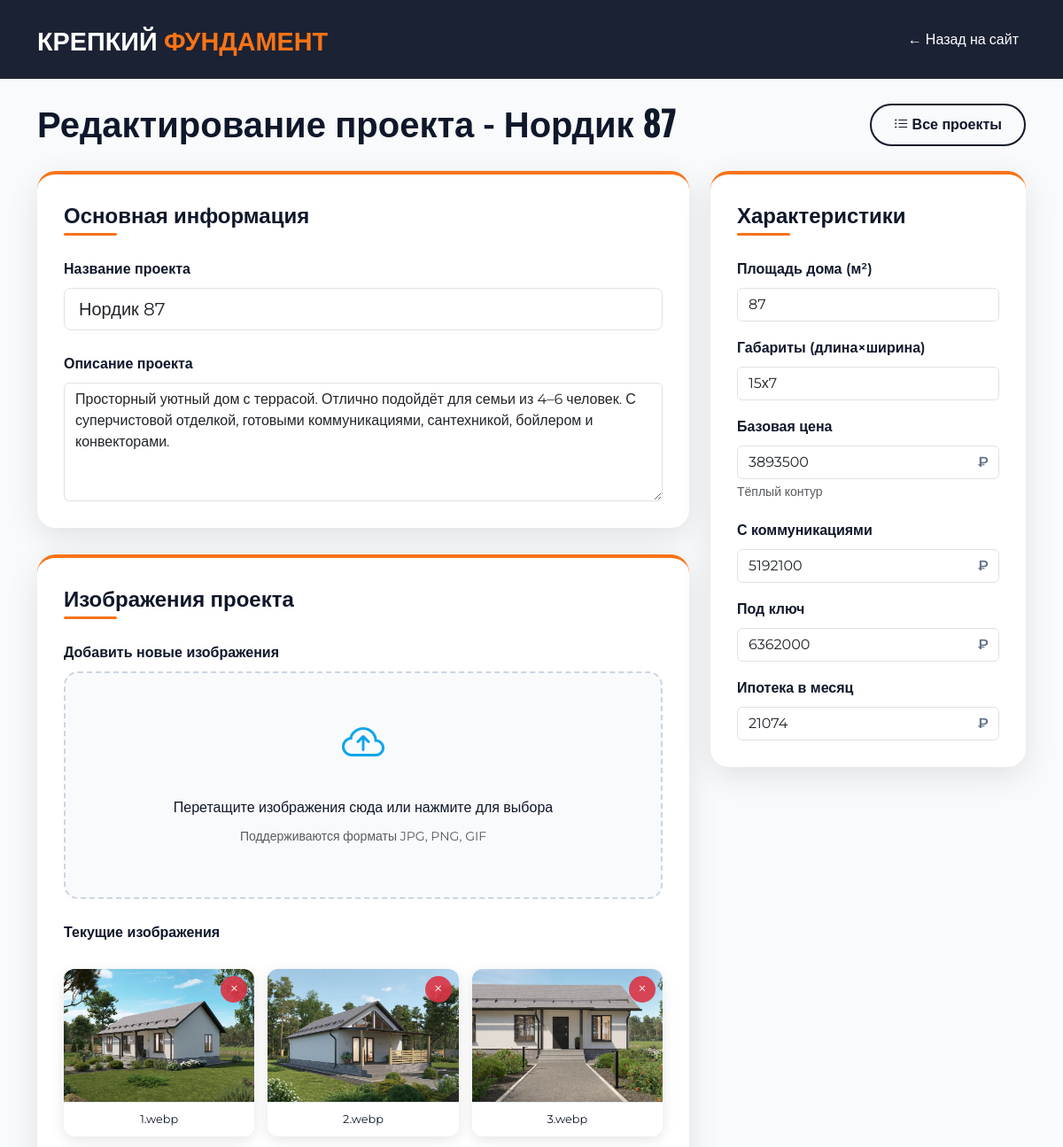
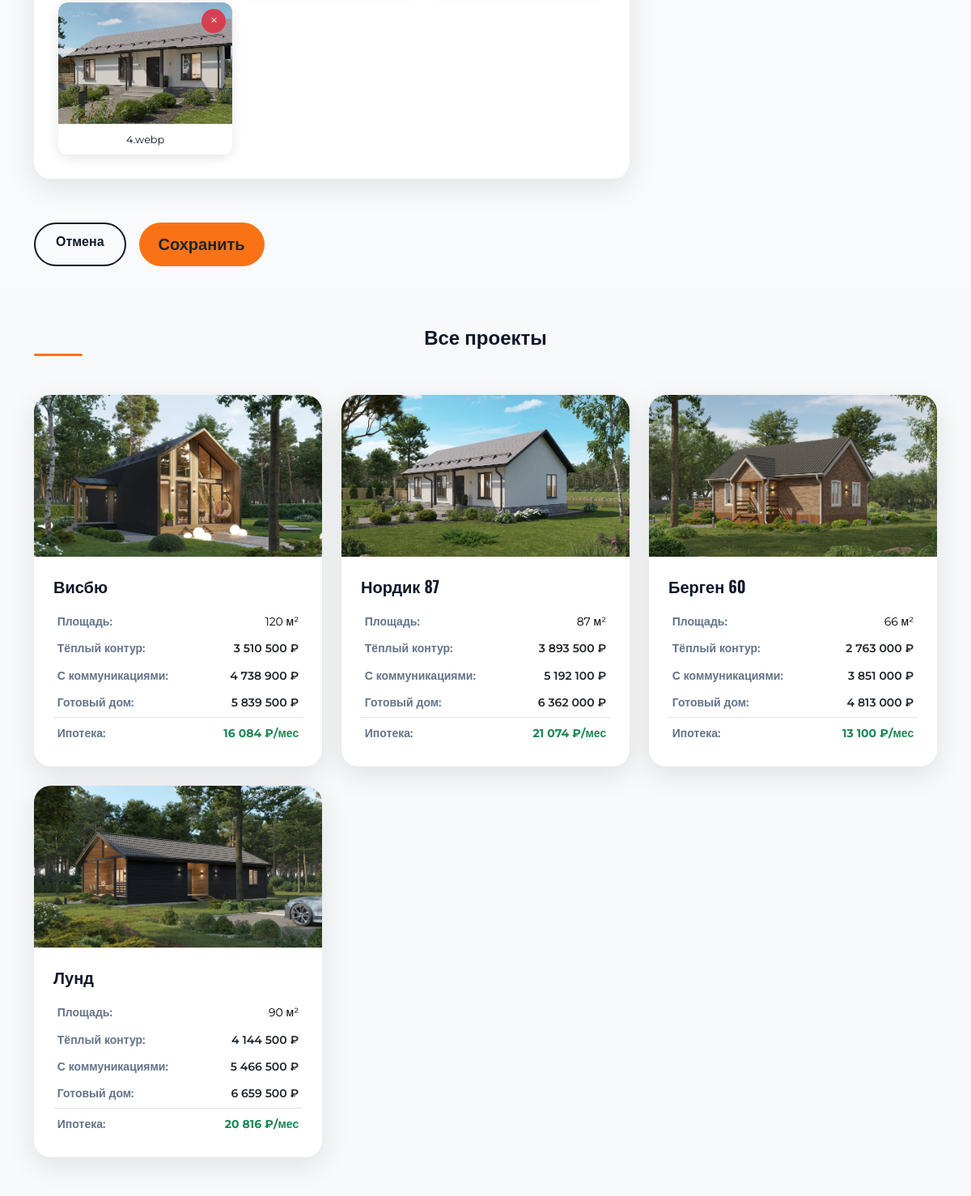
The page /admin/edit_project/2 on the database its author committed (2 pictures, top to bottom).
### app/models.py (models this page shows, shortened)
class Project(db.Model):
    __tablename__ = "projects"
    id = db.Column(db.Integer, primary_key=True)
    title = db.Column(db.String(100), unique=True, nullable=False)
    slug = db.Column(db.String(100), unique=True, nullable=False)
    description = db.Column(db.Text)
    square = db.Column(db.Integer, nullable=False)
    size = db.Column(db.String(15), nullable=False)
    price_base = db.Column(db.Integer, nullable=False)
    price_with_communications = db.Column(db.Integer)
    price_ready = db.Column(db.Integer)
    mortgage_price_per_month = db.Column(db.Integer)
    images_directory_path = db.Column(db.String(300), nullable=False)
    images = db.relationship(
        "ProjectImages",
        back_populates="project",
        cascade="all, delete-orphan",
        lazy="dynamic"
    )

class ProjectImages(db.Model):
    __tablename__ = "project_images"
    id = db.Column(db.Integer, primary_key=True)
    filename = db.Column(db.String(100), nullable=False)
    project_id = db.Column(
        db.Integer,
        db.ForeignKey(Project.id, ondelete="CASCADE"),
        nullable=False,
    )
    project = db.relationship("Project", back_populates="images")
    @property
    def url(self):
        return os.path.join('uploads', self.project.slug, self.filename)

### app/routes.py (the view, shortened to what this page needs)
@main_bp.route('/admin/edit_project/<int:id>', methods=['GET', 'POST'])
def edit_project(id):
    project = Project.query.get_or_404(id)
    projects = Project.query.all()
    images = project.images.all()
    form = ProjectForm(obj=project)
    existing_files = [img.filename for img in images]
    return render_template('edit_project.html', projects=projects, project=project, form=form, images=images, existing_files=existing_files)

### app/templates/edit_project.html (shortened to what this page needs)
<!DOCTYPE html>
<html lang="ru">
    <head>
        <link href="https://cdn.jsdelivr.net/npm/bootstrap@5.3.2/dist/css/bootstrap.min.css" rel="stylesheet" />
        <link href="https://cdn.jsdelivr.net/npm/bootstrap-icons@1.11.1/font/bootstrap-icons.css" rel="stylesheet" />
    </head>
    <body>
        <nav class="navbar navbar-expand-lg">
            <div class="container">
                <a class="navbar-brand" href="{{ url_for('main.index') }}">КРЕПКИЙ <span>ФУНДАМЕНТ</span></a>
                <div class="navbar-nav ms-auto">
                    <a class="nav-link text-white" href="{{ url_for('main.index') }}">← Назад на сайт</a>
                </div>
            </div>
        </nav>
        <section class="py-4">
            <div class="container">
                <div class="d-flex justify-content-between align-items-center mb-4">
                    <h1 class="fw-bold">Редактирование проекта - {{ project.title }}</h1>
                    <a href="#projects" class="btn btn-outline-custom">
                    <i class="bi bi-list-ul"></i> Все проекты
                    </a>
                </div>
                <form method="POST" action="{{ url_for('main.edit_project', id=project.id) }}" enctype="multipart/form-data">
                    <div class="row g-4 align-items-start">
                        <div class="col-lg-8">
                            <div class="admin-card">
                                <h3 class="section-title">Основная информация</h3>
                                <div class="mb-4">
                                    <label class="form-label fw-bold">Название проекта</label>
                                    {{ form.title(class="form-control form-control-lg", placeholder="Введите название проекта") }}
                                </div>
                                <div class="mb-0">
                                    <label class="form-label fw-bold">Описание проекта</label>
                                    {{ form.description(class="form-control", rows="5", placeholder="Опишите особенности проекта...") }}
                                </div>
                            </div>
                            <div class="admin-card">
                                <h3 class="section-title">Изображения проекта</h3>
                                <div class="mb-4">
                                    <label class="form-label fw-bold">Добавить новые изображения</label>
                                    <div class="upload-area" id="uploadArea">
                                        <div class="upload-icon">
                                            <i class="bi bi-cloud-arrow-up"></i>
                                        </div>
                                        <p class="mb-2 fw-medium">Перетащите изображения сюда или нажмите для выбора</p>
                                        <p class="text-muted small">Поддерживаются форматы JPG, PNG, GIF</p>
                                    </div>
                                </div>
                                <div>
                                    <label class="form-label fw-bold">Текущие изображения</label>
                                    {% if images %}
                                    <div class="gallery-grid">
                                        {% for image in images %}
                                        <div class="gallery-item" data-id="{{ image.id }}">
                                            <img src="{{ url_for('static', filename=image.url) }}" alt="Изображение проекта">
                                            <div class="image-name">{{ image.filename }}</div>
                                            <button type="button" class="delete-btn" data-id="{{ image.id }}">
                                            <i class="bi bi-x"></i>
                                            </button>
                                        </div>
                                        {% endfor %}
                                    </div>
                                    {% else %}
                                    <div class="text-center py-4 text-muted">
                                        <i class="bi bi-images display-4 d-block mb-2"></i>
                                        <p>Изображения не добавлены</p>
                                    </div>
                                    {% endif %}
                                </div>
                            </div>
                        </div>
                        <div class="col-lg-4">
                            <div class="admin-card">
                                <h3 class="section-title">Характеристики</h3>
                                <div class="mb-3">
                                    <label class="form-label fw-semibold">Площадь дома (м²)</label>
                                    {{ form.square(class="form-control", placeholder="120") }}
                                </div>
                                <div class="mb-3">
                                    <label class="form-label fw-semibold">Габариты (длина×ширина)</label>
                                    {{ form.size(class="form-control", placeholder="15×7") }}
                                </div>
                                <div class="mb-3">
                                    <label class="form-label fw-semibold">Базовая цена</label>
                                    <div class="price-input-group">
                                        {{ form.price_base(class="form-control", placeholder="0") }}
                                    </div>
                                    <small class="text-muted">Тёплый контур</small>
                                </div>
                                <div class="mb-3">
                                    <label class="form-label fw-semibold">С коммуникациями</label>
                                    <div class="price-input-group">
                                        {{ form.price_with_communications(class="form-control", placeholder="0") }}
                                    </div>
                                </div>
                                <div class="mb-3">
                                    <label class="form-label fw-semibold">Под ключ</label>
                                    <div class="price-input-group">
                                        {{ form.price_ready(class="form-control", placeholder="0") }}
                                    </div>
                                </div>
                                <div class="mb-0">
                                    <label class="form-label fw-semibold">Ипотека в месяц</label>
                                    <div class="price-input-group">
                                        {{ form.mortgage_price_per_month(class="form-control", placeholder="0") }}
                                    </div>
                                </div>
                            </div>
                        </div>
                    </div>
                    <div class="row mt-4">
                        <div class="col-12">
                            <div class="d-grid gap-2 d-md-flex justify-content-md-start">
                                <a href="{{ url_for('main.admin') }}" class="btn btn-outline-custom me-md-2">Отмена</a>
                                {{ form.submit(class="btn btn-primary-custom btn-lg px-4") }}
                            </div>
                        </div>
                    </div>
                </form>
            </div>
        </section>
        <section id="projects" class="py-5 bg-light">
            <div class="container">
                <h2 class="section-title text-center mb-5">Все проекты</h2>
                <div class="row g-4">
                    {% for project in projects %}
                    <div class="col-md-6 col-lg-4">
                        <a href="{{ url_for('main.edit_project', id=project.id) }}" class="text-decoration-none text-reset">
                            <div class="project-card h-100">
                                <div class="project-image-wrapper">
                                    {% if project.images.first() %}
                                    <img src="{{ url_for('static', filename=project.images.first().url) }}" class="card-img-top" alt="Проект дома {{ project.title }}" style="height: 200px; object-fit: cover;">
                                    {% else %}
                                    <div class="h-100 d-flex align-items-center justify-content-center bg-secondary text-white" style="height: 200px;">
                                        <i class="bi bi-house display-4"></i>
                                    </div>
                                    {% endif %}
                                </div>
                                <div class="card-body p-4">
                                    <h5 class="fw-semibold mb-3">{{ project.title }}</h5>
                                    <table class="table table-borderless text-secondary small mb-0 compact-table">
                                        <tbody>
                                            <tr>
                                                <th>Площадь:</th>
                                                <td class="text-end">{{ project.square }} м²</td>
                                            </tr>
                                            <tr>
                                                <th>Тёплый контур:</th>
                                                <td class="text-end text-dark fw-semibold">{{ "{:,}".format(project.price_base).replace(',', ' ') }} ₽</td>
                                            </tr>
                                            <tr>
                                                <th>С коммуникациями:</th>
                                                <td class="text-end text-dark fw-semibold">{{ "{:,}".format(project.price_with_communications).replace(',', ' ') }} ₽</td>
                                            </tr>
                                            <tr>
                                                <th>Готовый дом:</th>
                                                <td class="text-end text-dark fw-semibold">{{ "{:,}".format(project.price_ready).replace(',', ' ') }} ₽</td>
                                            </tr>
                                            <tr class="border-top">
                                                <th class="pt-2">Ипотека:</th>
                                                <td class="text-end fw-bold pt-2 text-success">{{ "{:,}".format(project.mortgage_price_per_month).replace(',', ' ') }} ₽/мес</td>
                                            </tr>
                                        </tbody>
                                    </table>
                                </div>
                            </div>
                        </a>
                    </div>
                    {% endfor %}
                </div>
            </div>
        </section>
    </body>
</html>

### rows shown on the page
Project: title "Нордик 87", description "Просторный уютный дом с террасой. Отлично подойдёт для семьи из 4–6 человек. С суперчистовой отделкой, готовыми коммуникациями, сантехникой, бойлером и конвекторами.", square "87", size "15х7", price_base "3893500", price_with_communications "5192100", price_ready "6362000", mortgage_price_per_month "21074", slug.filename (picture), price_base "3 893 500", price_with_communications "5 192 100", price_ready "6 362 000", mortgage_price_per_month "21 074"
ProjectImages: filename.slug (picture), filename "1.webp"
ProjectImages: filename.slug (picture), filename "2.webp"
ProjectImages: filename.slug (picture), filename "3.webp"
ProjectImages: filename.slug (picture), filename "4.webp"
Project: slug.filename (picture), title "Висбю", square "120", price_base "3 510 500", price_with_communications "4 738 900", price_ready "5 839 500", mortgage_price_per_month "16 084"
Project: slug.filename (picture), title "Берген 60", square "66", price_base "2 763 000", price_with_communications "3 851 000", price_ready "4 813 000", mortgage_price_per_month "13 100"
Project: slug.filename (picture), title "Лунд", square "90", price_base "4 144 500", price_with_communications "5 466 500", price_ready "6 659 500", mortgage_price_per_month "20 816"
